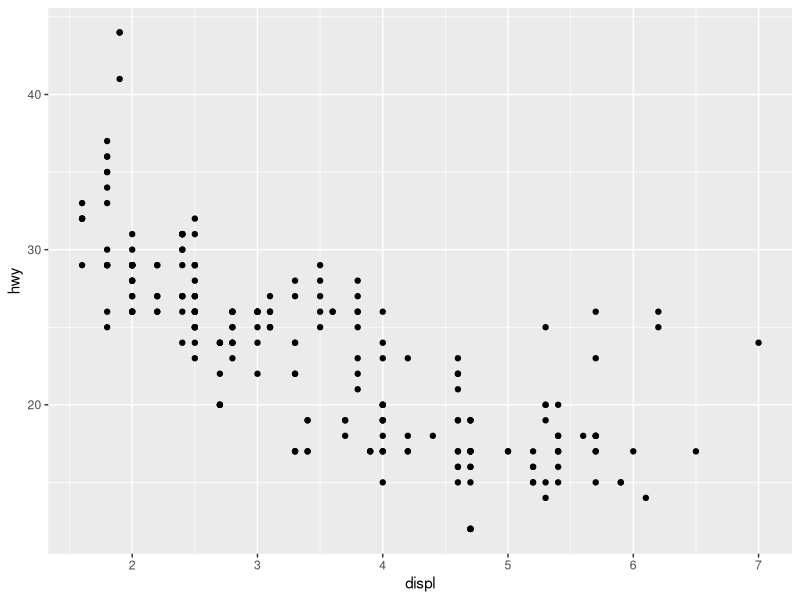
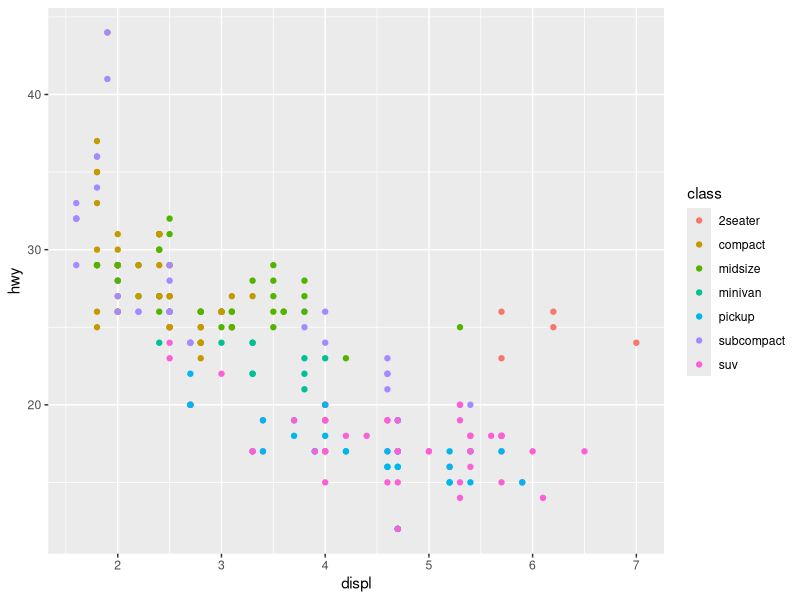

Write R code to recreate these figures, in order.
library(tidyverse)
# Book "R for Data Science"
# Do cars with big engines use more fuel than cars with small engines?
# What does the relationship between engine size and fuel efficiency look like? 
# Is it positive? Negative? Linear? Nonlinear?

#Data
mpg
# Creating a ggplot
# displ=engine size;hwy=fuelefficiency 
ggplot(data = mpg)+
  geom_point(mapping = aes(x = displ,y = hwy))
# Adding an aesthetic to the code
# An example in this case is the class of the car
ggplot(data = mpg)+
  geom_point(mapping = aes(x = displ, y = hwy, color = class))
